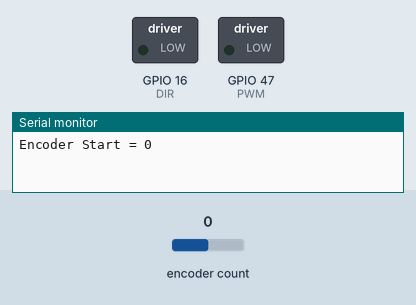
A sketch run on a simulated ESP32. Shown: switched loads named in the sketch (green lamp = pin HIGH), the last lines printed to the serial monitor. The inputs (shaded band) are chosen by the test bench; at power-on: encoder count 0.

Above: at 0.1 s.
At 1.2 s:
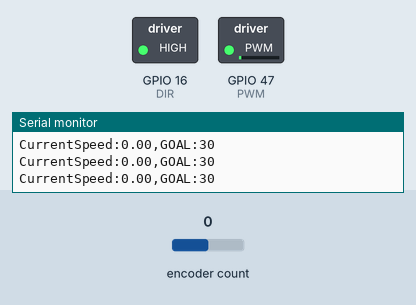
1.3 s: encoder count set to 1
At 3.2 s:
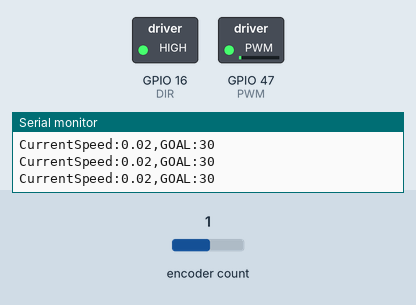
Timing chart, 0 to 4.7 s (numbered marks = the images above; inputs shaded):
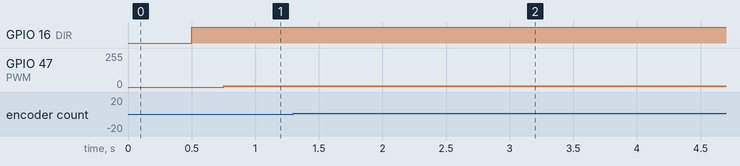

Measured:
- after the input at 1.3 s, GPIO 47 (PWM): 9/255 → 8/255 after 0.45 s

The sketch:

pid_single_motor.ino
```cpp
#include <ESP32Encoder.h>

ESP32Encoder encoder;
float lastCount=0.0;
float count=0.0;
float lastReadTime=0.0;
float currentTime=0.0;
float currentRPM=0.0;
float currentPosition=0.0;

int goal=30;             //decent response //slow response
float kp=-0.3;            //2               //1.5
float kd=0.0;            //2               //2
float ki=0.0;            //0.11            //0.085
float motor_pwm=0;
float motor_dir=0;
float error=0;
float lastError=0;
float dt;
float differential;
float integral;

float cpr=80548.0;//full quad cpr.(13PPR, 1:181 gearing, fullquad so x4)


#define PWM 47
#define DIR 16

void setup(){
	Serial.begin(115200);

  pinMode(PWM,OUTPUT);
  pinMode(DIR,OUTPUT);

	//ESP32Encoder::useInternalWeakPullResistors = puType::down;
	// Enable the weak pull up resistors
	ESP32Encoder::useInternalWeakPullResistors = puType::up;

	// use pin 19 and 18 for the first encoder
	encoder.attachFullQuad(4, 5);

	// set starting count value after attaching
	// clear the encoder's raw count and set the tracked count to zero
  encoder.clearCount();
  encoder.setCount(0);
	Serial.println("Encoder Start = " + String((int32_t)encoder.getCount()));
	// set the lastToggle
}

void loop(){
	// Loop and read the count
	// Serial.println(encoder.getCount());
  // delay(101);
  float currentTime=millis();
  if(currentTime-lastReadTime>=250)
  {
    count=encoder.getCount()/cpr;
    currentRPM=(count)/(currentTime-lastReadTime)*1000*60;
    currentPosition+=count*360;
    // Serial.println(" Encoder rpm = " + String(currentRPM));
    encoder.clearCount();
    PID(goal);
  }
}


void PID(int goal)
{

  motor_pwm>=0?motor_dir=0:motor_dir=1;
  dt=currentTime-lastReadTime;
  Serial.print("CurrentSpeed:");
  Serial.print(currentPosition);
  Serial.print(",");
  Serial.print("GOAL:");
  Serial.println(goal);
  // if(fabs(error)<=0.3)
  // {
  //   digitalWrite(DIR,0);
  //   analogWrite(PWM,0);
  //   return;
  // }

  digitalWrite(DIR,motor_dir);
  analogWrite(PWM,abs(motor_pwm));

  error=goal-currentPosition;
  integral+=error;
  differential=(error-lastError)/dt;

 //rpm range is 0-100, pwm values are 0-255
  motor_pwm=constrain(kp*error+kd*differential+ki*integral,-255,255);

  lastError=error;
  lastReadTime=millis();

}
```
